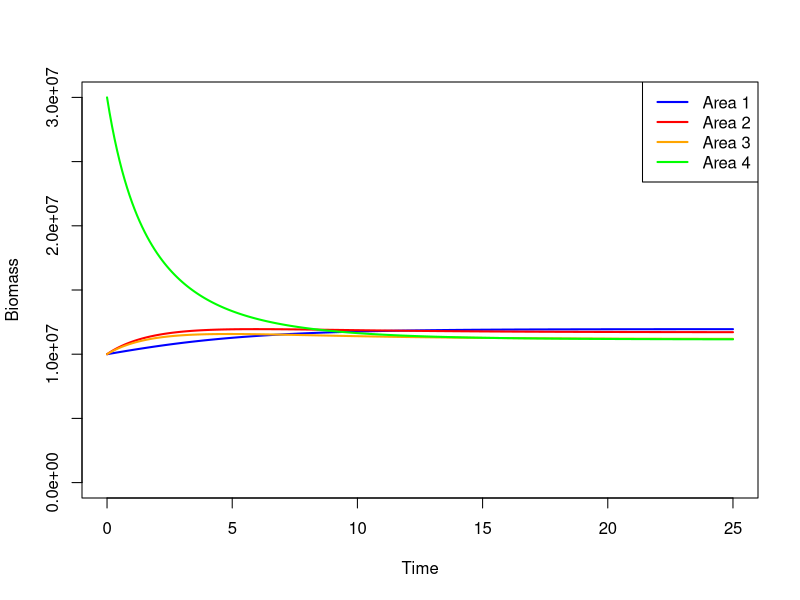
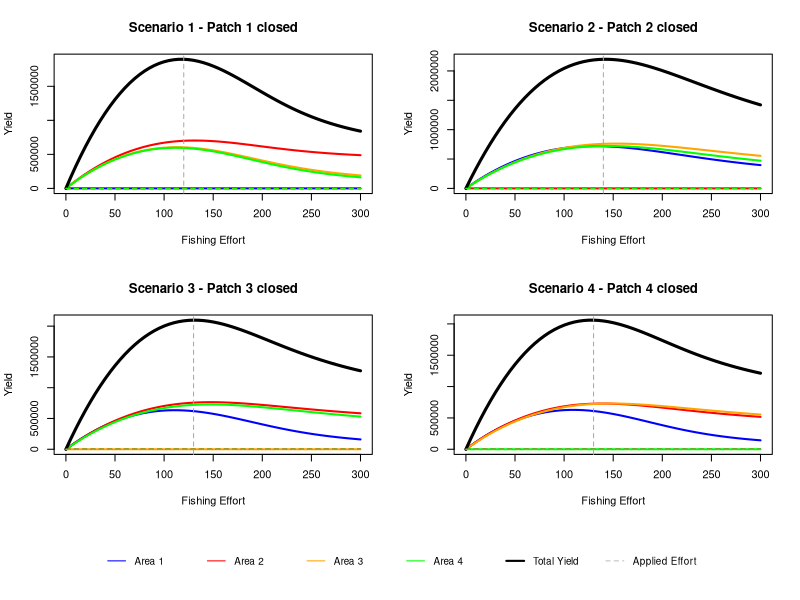

These charts were generated, in order, by the following R code:
# ==========================================
# ANTARCTIC KRILL – SPATIAL POLICY MODEL
# 4 SCENARIO COMPARISON
# ==========================================

library(deSolve)

# ------------------------------------------
# 1. POPULATION DYNAMICS
# ------------------------------------------

#four-patch logistic biomass model with fishing and migration
four_patch_model <- function(time, state, parameters) {
  with(as.list(c(state, parameters)), {
    
  
    # Growth
    growth1 <- r1 * B1 * (1 - B1/K1)
    growth2 <- r2 * B2 * (1 - B2/K2)
    growth3 <- r3 * B3 * (1 - B3/K3)
    growth4 <- r4 * B4 * (1 - B4/K4)
    
    # Harvest
    harvest1 <- q1 * E1 * B1
    harvest2 <- q2 * E2 * B2
    harvest3 <- q3 * E3 * B3
    harvest4 <- q4 * E4 * B4
    
    # Migration
    mig1 <- m21 * B2 + m31 * B3 + m41 * B4 - m12 * B1 - m13 * B1 - m14 * B1
    mig2 <- m12 * B1 + m32 * B3 + m42 * B4 - m21 * B2 - m23 * B2 - m24 * B2
    mig3 <- m13 * B1 + m23 * B2 + m43 * B4 - m31 * B3 - m32 * B3 - m34 * B3
    mig4 <- m14 * B1 + m24 * B2 + m34 * B3 - m41 * B4 - m42 * B4 - m43 * B4
    
    # Differential equations (-B1 to prevent biomass from becoming negative)
    dB1 <- max(growth1 - harvest1 + mig1, -B1)
    dB2 <- max(growth2 - harvest2 + mig2, -B2)
    dB3 <- max(growth3 - harvest3 + mig3, -B3)
    dB4 <- max(growth4 - harvest4 + mig4, -B4)
    
    
    list(c(dB1, dB2, dB3, dB4))
  })
}

# ------------------------------------------
# PARAMETERS
# ------------------------------------------

parameters <- c(
  
  # Growth rates
  r1 = 0.2,
  r2 = 0.2,
  r3 = 0.2,
  r4 = 0.2,
  
  # Carrying capacities
  K1 = 12000000,
  K2 = 12000000,
  K3 = 11000000,
  K4 = 11000000,
  
  # Catchability coefficient
  q1 = 0.001,
  q2 = 0.001,
  q3 = 0.001,
  q4 = 0.001,
  
  # Fishing effort
  E1 = 0,
  E2 = 0,
  E3 = 0,
  E4 = 0,
  
  # Migration
  m12 = 0.04,
  m13 = 0,
  m14 = 0,
  m21 = 0.04,
  m23 = 0.075,
  m24 = 0.05,
  m31 = 0,
  m32 = 0.075,
  m34 = 0.05,
  m41 = 0,
  m42 = 0.05,
  m43 = 0.05
  
)

# ------------------------------------------
# CALCULATE SCENARIO WITHOUT FISHING
# ------------------------------------------

# Set initial biomass values
state <- c(B1 = 10000000, B2 = 10000000, B3 = 10000000, B4 = 30000000)

#time over 25 years, assuming equilibrium is reached)
times <- seq(0, 25, by = 0.1)

out <- ode(y = state, times = times,
           func = four_patch_model,
           parms = parameters)

out <- as.data.frame(out)

# Calculate total biomass at each time step at E = zero
out$total_biomass <- out$B1 + out$B2 + out$B3 + out$B4

plot(out$time, out$B1, type = "l", col = "blue", lwd=2,
     ylim = c(0,30000000), ylab = "Biomass", xlab = "Time")
lines(out$time, out$B2, col = "red", lwd=2)
lines(out$time, out$B3, col = "orange", lwd=2)
lines(out$time, out$B4, col = "green", lwd=2)
legend("topright", legend=c("Area 1","Area 2", "Area 3", "Area 4"),
       col=c("blue","red", "orange", "green"), lty=1, lwd=c(2,2,2,2))


# ------------------------------------------
# SCENARIOS
# ------------------------------------------

# Assume system reaches equilibrium within 50 years
# Final time step used as approximation of equilibrium biomass
times <- seq(0, 50, by = 0.1)

effort_seq <- seq(0, 300, by = 5)

yield_curves <- vector("list", 4)
total_curves <- vector("list", 4)
results <- vector("list", 4)

for(s in 1:4){
  
  total_yield <- numeric(length(effort_seq))
  B_total_eq  <- numeric(length(effort_seq))
  
  yield_matrix <- matrix(0, nrow=length(effort_seq), ncol=4)
  
  for(i in seq_along(effort_seq)){
    
    E <- effort_seq[i]
    
    # Reset efforts
    parameters[c("E1","E2","E3","E4")] <- E
    params <- parameters
    
    params["E1"] <- E
    params["E2"] <- E
    params["E3"] <- E
    params["E4"] <- E
    
    # Close one area: set effort to zero
    # Effort in other areas equally distributed
    params[paste0("E", s)] <- 0
    
    out <- try(ode(y = state, times = times,
                   func = four_patch_model,
                   parms = params), silent = TRUE)
    if(inherits(out, "try-error")){
      print(paste("ODE failed at effort =", E, "in scenario", s))
      next
    }
    
    out <- as.data.frame(out)
    
    B_eq <- as.numeric(tail(out[,c("B1","B2","B3","B4")],1))
    
    # Yield per patch
    Y1 <- params["q1"] * params["E1"] * B_eq[1]
    Y2 <- params["q2"] * params["E2"] * B_eq[2]
    Y3 <- params["q3"] * params["E3"] * B_eq[3]
    Y4 <- params["q4"] * params["E4"] * B_eq[4]
    
    yield_matrix[i,] <- c(Y1,Y2,Y3,Y4)
    
    total_yield[i] <- sum(c(Y1,Y2,Y3,Y4))
    B_total_eq[i]  <- sum(B_eq)
  }
  
  # Find MSY 
  idx <- which.max(total_yield)
  
  results[[s]] <- list(
    MSY = total_yield[idx],
    E_MSY = effort_seq[idx],
    B_MSY = B_total_eq[idx],
    yield_at_MSY = yield_matrix[idx,]
  )
  
  total_curves[[s]] <- total_yield
  yield_curves[[s]] <- yield_matrix
}

for(s in 1:4){
  cat("\nScenario: Patch", s, "closed\n")
  print(results[[s]])
}

#create plot

layout(matrix(c(1,2,
                3,4,
                5,5), nrow=3, byrow=TRUE),
       heights=c(1,1,0.3)) 

colors <- c("blue","red","orange","green")

for(s in 1:4){
  matplot(effort_seq, yield_curves[[s]], type="l", lty=1, col=colors, lwd = 2,
          ylim=c(0, max(yield_curves[[s]], total_curves[[s]])),
          xlab="Fishing Effort", ylab="Yield", main=paste("Scenario", s, "- Patch", s, "closed"))
  
  # Total yield
  lines(effort_seq, total_curves[[s]], col="black", lwd=3)
  
  # MSY vertical line
  abline(v = results[[s]]$E_MSY, col="darkgrey", lty=2)
  
  # Horizontal lines for applied effort
  for(p in 1:4){
    if(p == s){
      applied_effort <- rep(0, length(effort_seq))  # closed patch = 0
    } else {
      applied_effort <- effort_seq  # open patches = full effort
    }
    lines(effort_seq, applied_effort, col=colors[p], lty=2)
  }
}
par(mar=c(0,0,0,0))
plot.new()

legend("center",
       legend=c(paste("Area",1:4), "Total Yield", "Applied Effort"),
       col=c(colors,"black","grey"),
       lty=c(1,1,1,1,1,2),
       lwd=c(1,1,1,1,2,1),
       horiz=TRUE,
       bty="n",
       cex=0.9)
